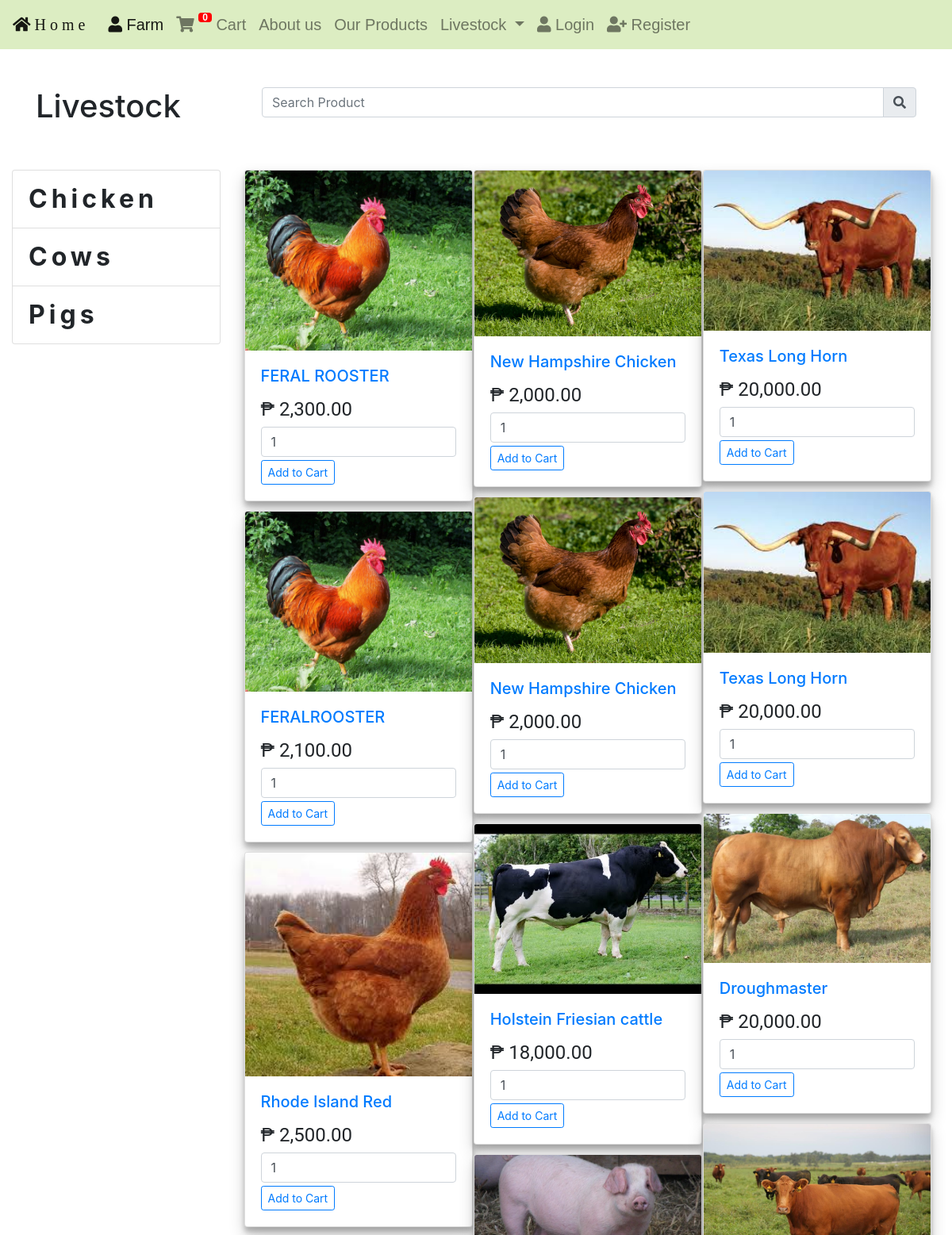
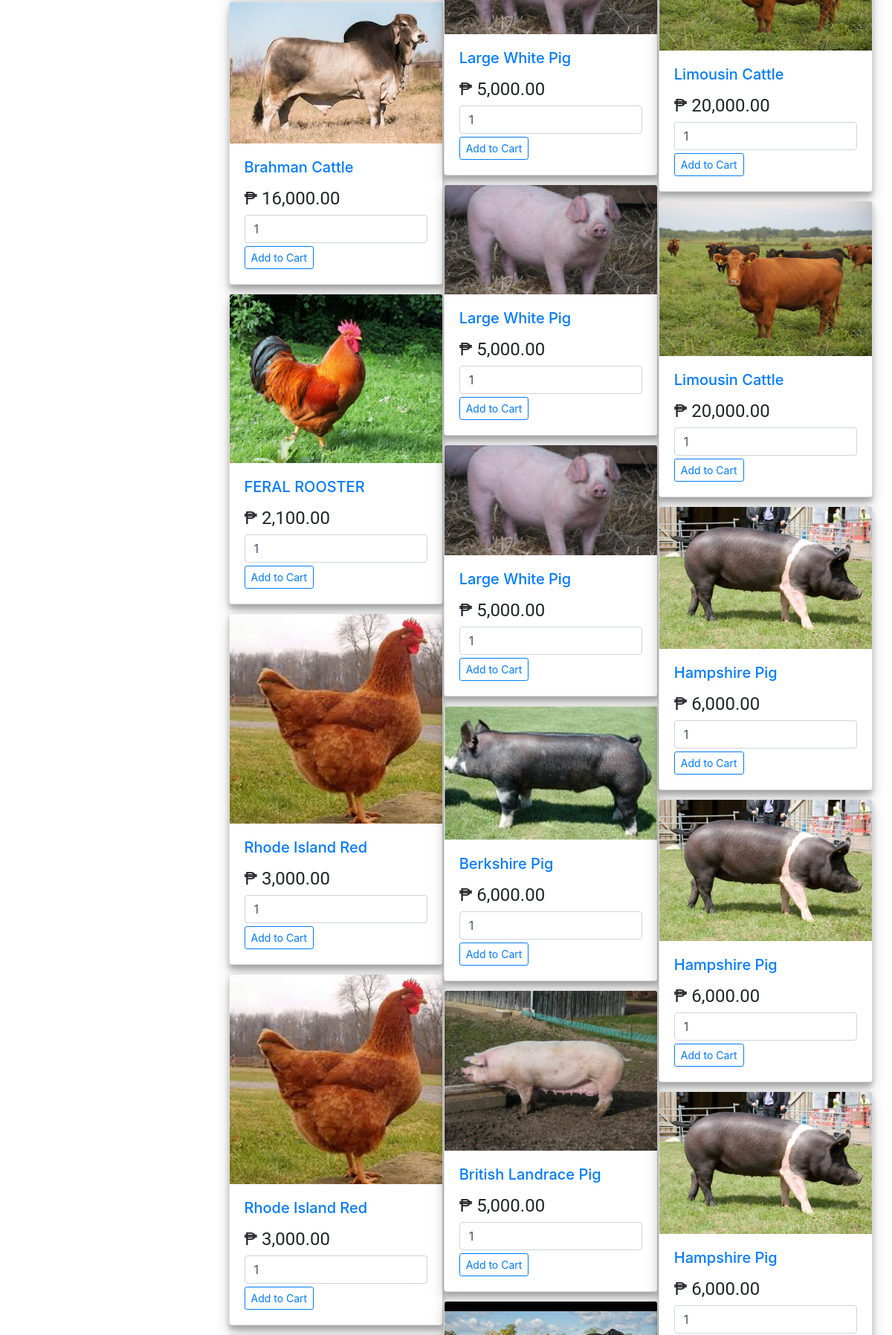
Page /views/farm.php?section=catalog (upper part) on the committed database (2 pictures, top to bottom).
### tables this page shows
CREATE TABLE `categories` (
  `id` int(11) NOT NULL AUTO_INCREMENT,
  `name` varchar(255) DEFAULT NULL,
  PRIMARY KEY (`id`)
);

CREATE TABLE `items` (
  `id` int(11) NOT NULL AUTO_INCREMENT,
  `item_name` varchar(255) DEFAULT NULL,
  `price` decimal(10,0) DEFAULT NULL,
  `description` text NOT NULL,
  `image` varchar(255) DEFAULT NULL,
  `category_id` int(11) DEFAULT NULL,
  PRIMARY KEY (`id`),
  KEY `category_id` (`category_id`),
  CONSTRAINT `items_ibfk_1` FOREIGN KEY (`category_id`) REFERENCES `categories` (`id`)
);

### controllers/get_categories.php (called while the page is built)
<?php
require_once("connect.php");
$sql = "SELECT * FROM categories";
$result = mysqli_query($conn, $sql);
if($result) {
	$categories = mysqli_fetch_all($result, MYSQLI_ASSOC);
}
?>

### controllers/get_product.php (called while the page is built, shortened)
<?php
require_once("connect.php");
$sql = "SELECT * FROM items";
$result = mysqli_query($conn, $sql);
if($result) {
	$items = mysqli_fetch_all($result, MYSQLI_ASSOC);
}

### views/farm.php (the view, shortened to what this page needs)
<?php
require_once("../controllers/connect.php");
require_once("../controllers/get_categories.php");
require_once("../controllers/get_product.php");
require_once("../partials/start_body.php");
?>
  <?php require_once("../partials/navbar.php"); ?>
	<main id="main" class="role farm-product">
		<div class="container">
			<div class="row pt-5">
				<div class="col-lg-3">
					<h1 class="text-left">Livestock</h1>
				</div>
				<div class="col-lg-9">
					<div class="input-group">
						<input id="search-form" type="text" name="search" class="form-control" placeholder="Search Product">
						<div class="input-group-append">
							<span class="input-group-text" id="search-icon"><i class="fas fa-search"></i></span>
						</div>
					</div>
				</div>
			</div>
		</div>
		<div class="container-fluid mt-5">
			<section class="row">
				<div class="category-container col-md-3">
					<ul class="livestock list-group">
						<?php foreach($categories as $category): ?>
							<li class="list-group-item" id="<?php echo $category['id'] ?>"> <?php echo $category["name"] ?></li>
						<?php endforeach; ?>
					</ul>
				</div>
				<div class="products-container col-md-9">
					<div class="card-columns">
						<?php foreach($items as $item): ?>
							<div class="card" style="width: 18rem;">
								<img class="card-img-top" src="../app/assets/images/<?php echo $item['image'] ?>" alt="Card image cap">
								<div class="card-body">
									<h5 class="card-title">
										<a href="product.php?id=<?php echo $item['id'] ?>"><?php echo $item['item_name'] ?></a>
									</h5>
									<p class="card-text mb-1">₱ <?php echo number_format($item['price'], 2, ".", ",") ?></p>
									<input type="number" class="form-control" value=1>
									<button data-id="<?php echo $item["id"] ?>" class="add-cart btn btn-sm btn-outline-primary mt-1"> Add to Cart </button>
								</div>
							</div>
						<?php endforeach; ?>
					</div>
				</div>
			</section>
		</div>
	</main>
	<?php require_once("../partials/end_body.php") ?>

### views/style.css (style rules this page uses)
body { overflow-x: hidden; }
img { max-width: 100%; overflow-y: hidden; overflow-x: hidden; }
.card { box-shadow: 0 10px 20px rgba(0,0,0,0.19), 0 6px 6px rgba(0,0,0,0.23); }
.card-text { font-size: 24px; font-weight: 300%; font-family: roboto; }
section { width: 100%; height: 120vh; box-sizing: border-box; }
.livestock { font-size: 32px; font-weight: bolder; letter-spacing: 5px; }

### rows in the picture
categories: name "Chicken"
categories: name "Cows"
categories: name "Pigs"
items: image (picture), item_name "FERAL ROOSTER", price "2,300.00"
items: image (picture), item_name "FERALROOSTER", price "2,100.00"
items: image (picture), item_name "Rhode Island Red", price "2,500.00"
items: image (picture), item_name "Brahman Cattle", price "16,000.00"
items: image (picture), item_name "FERAL ROOSTER", price "2,100.00"
items: image (picture), item_name "Rhode Island Red", price "3,000.00"
items: image (picture), item_name "Rhode Island Red", price "3,000.00"
items: image (picture), item_name "New Hampshire Chicken", price "2,000.00"
items: image (picture), item_name "New Hampshire Chicken", price "2,000.00"
items: image (picture), item_name "Holstein Friesian cattle", price "18,000.00"
items: image (picture), item_name "Large White Pig", price "5,000.00"
items: image (picture), item_name "Large White Pig", price "5,000.00"
items: image (picture), item_name "Large White Pig", price "5,000.00"
items: image (picture), item_name "Berkshire Pig", price "6,000.00"
items: image (picture), item_name "British Landrace Pig", price "5,000.00"
items: image (picture)
items: image (picture), item_name "Texas Long Horn", price "20,000.00"
items: image (picture), item_name "Texas Long Horn", price "20,000.00"
items: image (picture), item_name "Droughmaster", price "20,000.00"
items: image (picture), item_name "Limousin Cattle", price "20,000.00"
items: image (picture), item_name "Limousin Cattle", price "20,000.00"
items: image (picture), item_name "Hampshire Pig", price "6,000.00"
items: image (picture), item_name "Hampshire Pig", price "6,000.00"
items: image (picture), item_name "Hampshire Pig", price "6,000.00"
